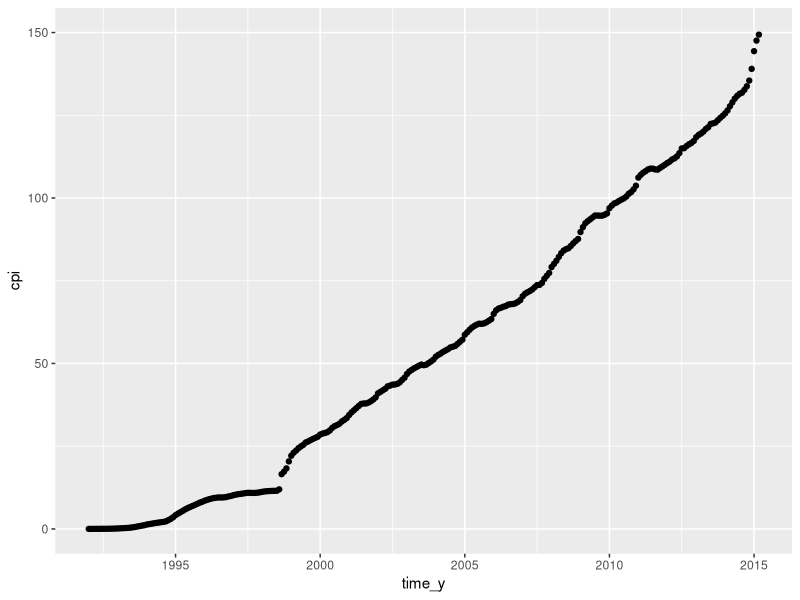
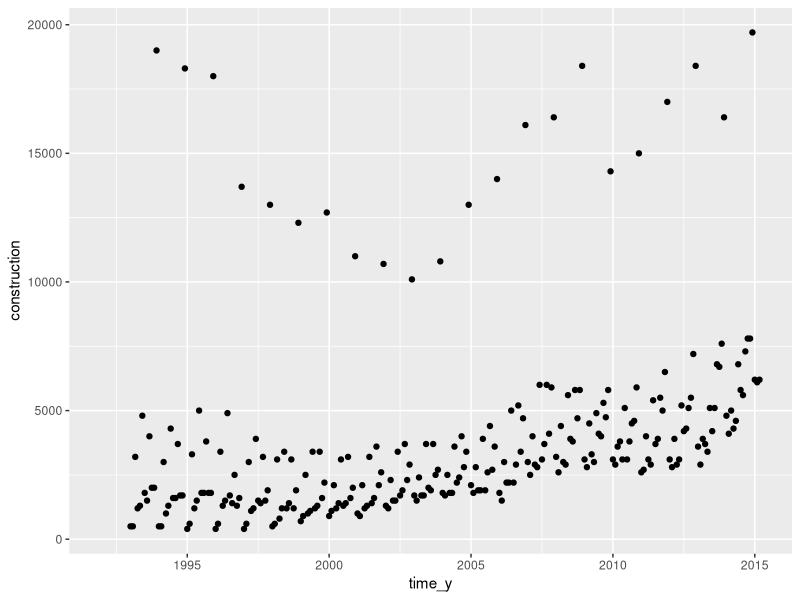
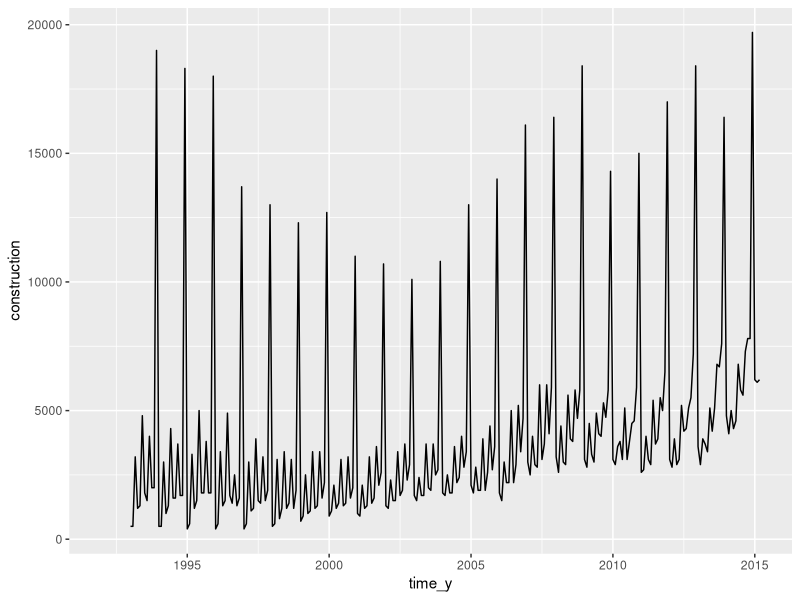

R code for these plots, in order:
setwd("~/Documents/klsh/klsh2015/r_prediction")

rus_y <- read.csv("rus_yearly.csv")
rus_m <- read.csv("rus_monthly.csv")

head(rus_y) # начало таблички (вектора)
head(rus_m)
tail(rus_y) # конец таблички (вектора)

library("ggplot2")
library("lattice")
library("forecast")

qplot(data=rus_m, x=time_y, y=cpi)

qplot(data=rus_m, x=time_y, y=construction)

qplot(data=rus_m, x=time_y, y=construction,
      geom="line")


model_tr <- lm(data=rus_m, construction~time_y)
summary(model_tr)
tail(rus_m)
str(rus_m)
head(rus_m$time_y)

rus_m$time_y <- 1992 + (0:285)*1/12
model_tr <- lm(data=rus_m, construction~time_y)

nd <- data.frame(time_y = 2015+(5/12) + (0:11)*1/12)
predict(model_tr, newdata = nd)

